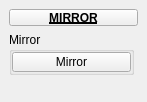
<?xml version="1.0" encoding="UTF-8"?>
<ui version="4.0">
 <class>QtUi</class>
 <widget class="QMainWindow" name="QtUi">
  <property name="enabled">
   <bool>true</bool>
  </property>
  <property name="geometry">
   <rect>
    <x>0</x>
    <y>0</y>
    <width>147</width>
    <height>102</height>
   </rect>
  </property>
  <property name="minimumSize">
   <size>
    <width>0</width>
    <height>0</height>
   </size>
  </property>
  <property name="maximumSize">
   <size>
    <width>999</width>
    <height>999</height>
   </size>
  </property>
  <property name="font">
   <font>
    <kerning>true</kerning>
   </font>
  </property>
  <property name="windowTitle">
   <string>Toolkit</string>
  </property>
  <property name="tabShape">
   <enum>QTabWidget::Triangular</enum>
  </property>
  <property name="dockNestingEnabled">
   <bool>true</bool>
  </property>
  <property name="dockOptions">
   <set>QMainWindow::AllowNestedDocks|QMainWindow::AllowTabbedDocks|QMainWindow::AnimatedDocks|QMainWindow::ForceTabbedDocks</set>
  </property>
  <widget class="QWidget" name="mainWindow">
   <layout class="QVBoxLayout" name="verticalLayout_3">
    <item>
     <widget class="PushButtonDraggable" name="draggable_header">
      <property name="minimumSize">
       <size>
        <width>19</width>
        <height>17</height>
       </size>
      </property>
      <property name="maximumSize">
       <size>
        <width>999</width>
        <height>17</height>
       </size>
      </property>
      <property name="font">
       <font>
        <weight>75</weight>
        <bold>true</bold>
        <underline>true</underline>
        <kerning>true</kerning>
       </font>
      </property>
      <property name="text">
       <string>MIRROR</string>
      </property>
      <property name="checkable">
       <bool>true</bool>
      </property>
     </widget>
    </item>
    <item>
     <layout class="QVBoxLayout" name="verticalLayout">
      <property name="spacing">
       <number>0</number>
      </property>
      <item>
       <widget class="QGroupBox" name="group000">
        <property name="minimumSize">
         <size>
          <width>125</width>
          <height>0</height>
         </size>
        </property>
        <property name="maximumSize">
         <size>
          <width>125</width>
          <height>999</height>
         </size>
        </property>
        <property name="title">
         <string>Mirror</string>
        </property>
        <layout class="QVBoxLayout" name="verticalLayout_2">
         <property name="spacing">
          <number>0</number>
         </property>
         <property name="leftMargin">
          <number>0</number>
         </property>
         <property name="topMargin">
          <number>0</number>
         </property>
         <property name="rightMargin">
          <number>0</number>
         </property>
         <property name="bottomMargin">
          <number>0</number>
         </property>
         <item>
          <widget class="PushButton" name="tb000">
           <property name="minimumSize">
            <size>
             <width>0</width>
             <height>20</height>
            </size>
           </property>
           <property name="maximumSize">
            <size>
             <width>999</width>
             <height>20</height>
            </size>
           </property>
           <property name="toolTip">
            <string>Mirror geometry across an axis.</string>
           </property>
           <property name="text">
            <string>Mirror</string>
           </property>
           <property name="iconSize">
            <size>
             <width>18</width>
             <height>18</height>
            </size>
           </property>
          </widget>
         </item>
        </layout>
       </widget>
      </item>
      <item>
       <spacer name="verticalSpacer">
        <property name="orientation">
         <enum>Qt::Vertical</enum>
        </property>
        <property name="sizeHint" stdset="0">
         <size>
          <width>20</width>
          <height>40</height>
         </size>
        </property>
       </spacer>
      </item>
     </layout>
    </item>
   </layout>
  </widget>
 </widget>
 <customwidgets>
  <customwidget>
   <class>PushButtonDraggable</class>
   <extends>QPushButton</extends>
   <header>widgets.pushbuttondraggable.h</header>
  </customwidget>
  <customwidget>
   <class>PushButton</class>
   <extends>QPushButton</extends>
   <header>widgets.pushbutton.h</header>
  </customwidget>
 </customwidgets>
 <resources/>
 <connections/>
 <designerdata>
  <property name="gridDeltaX">
   <number>5</number>
  </property>
  <property name="gridDeltaY">
   <number>5</number>
  </property>
  <property name="gridSnapX">
   <bool>true</bool>
  </property>
  <property name="gridSnapY">
   <bool>true</bool>
  </property>
  <property name="gridVisible">
   <bool>true</bool>
  </property>
 </designerdata>
</ui>
